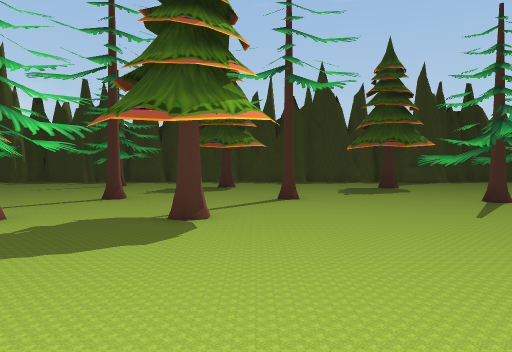
[1] (above)

24 first-person views from a walk through a Unity game level. The camera is 1.35 m above the floor, tilts 2° down and sees 70° across. The floor is counted in squares, 1.44 m on a side. Each view is taken from the middle of a square. On the plan, view 1 faces up. The plan holds only what a view shows up to about 13 squares ahead; the rest is blank. The place goes on beyond the plan. The player character is not drawn. Door leaves are left out, so doorways stand open. Some surface patterns are stand-ins.

[2]
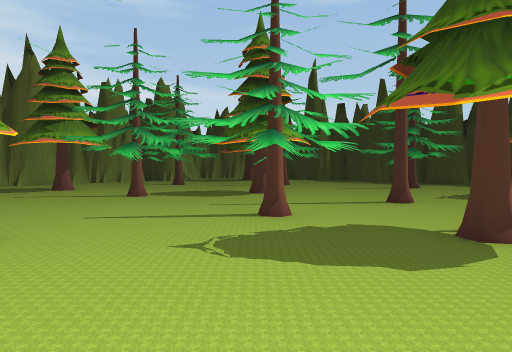

[3]
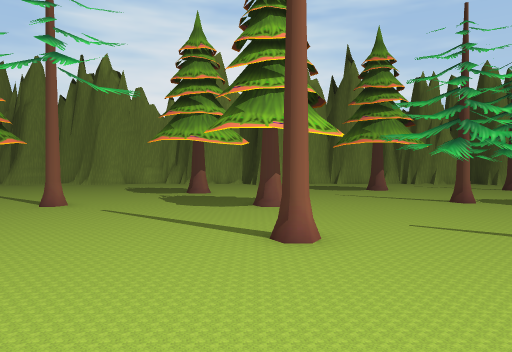

[4]
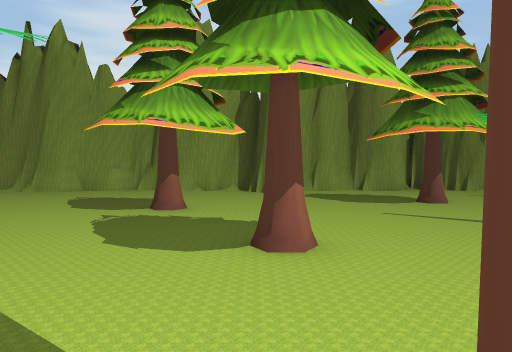

[5]
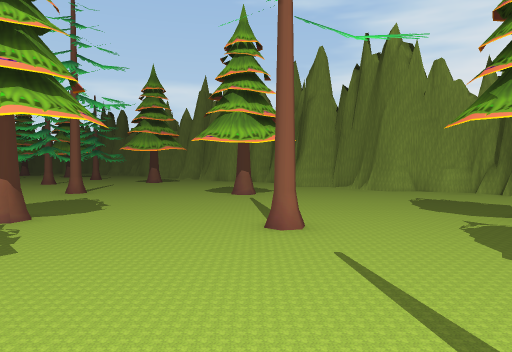

[6]
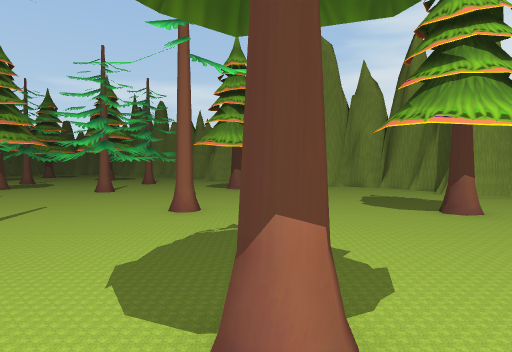

[7]
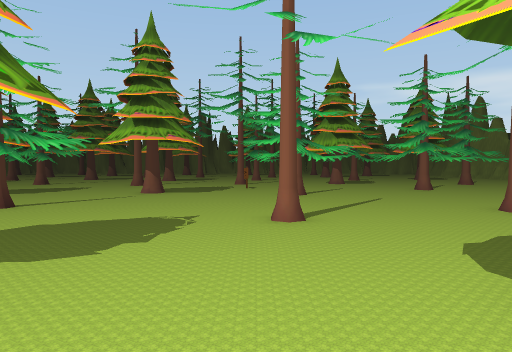

[8]
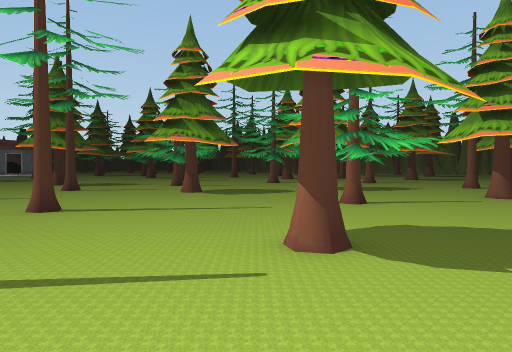

[9]
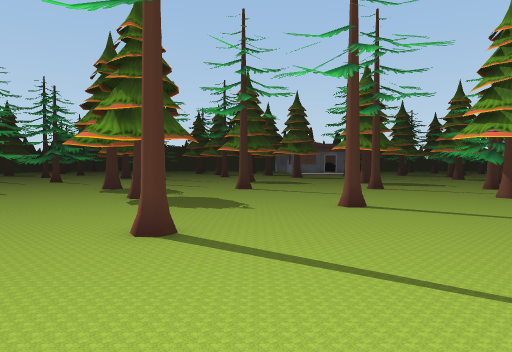

[10]
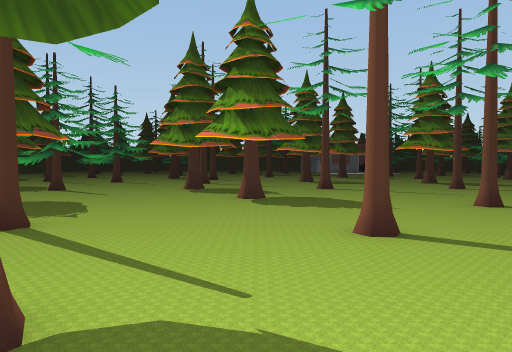

[11]
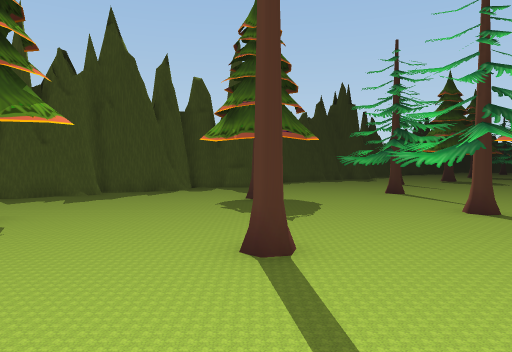

[12]
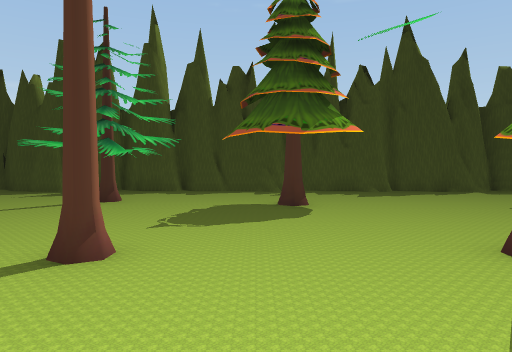

[13]
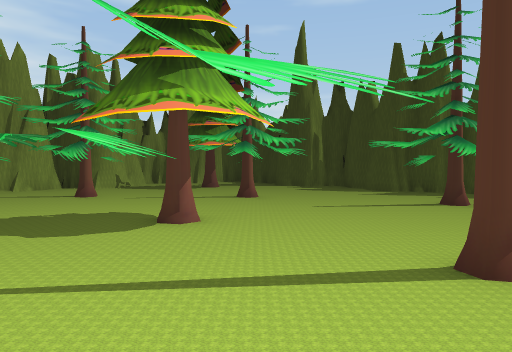

[14]
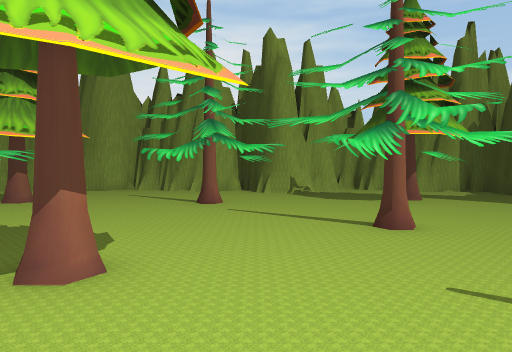

[15]
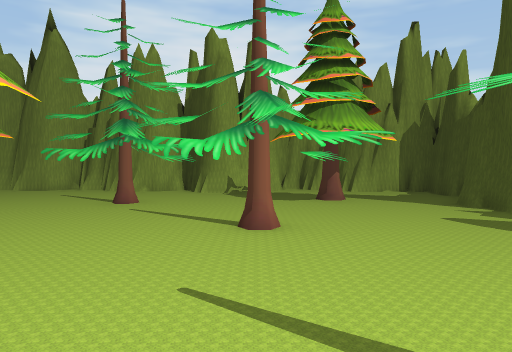

[16]
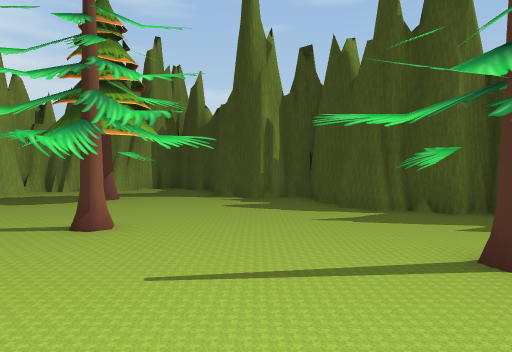

[17]
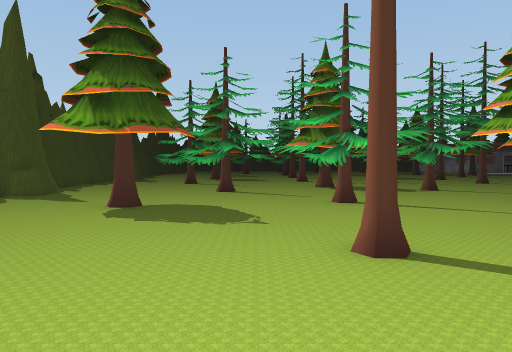

[18]
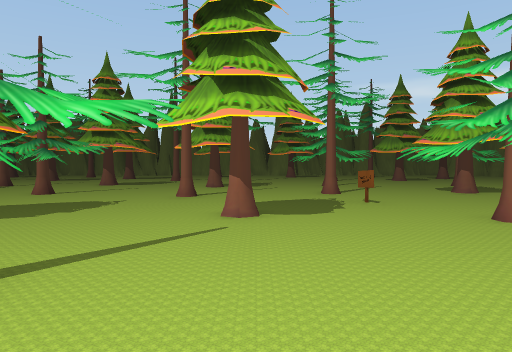

[19]
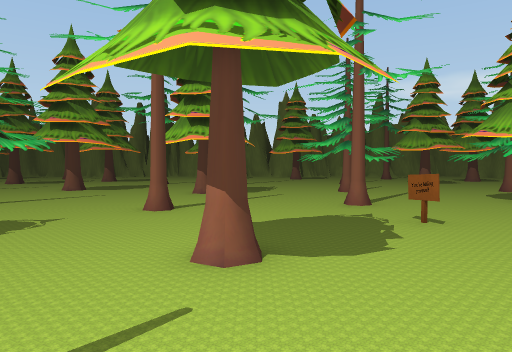

[20]
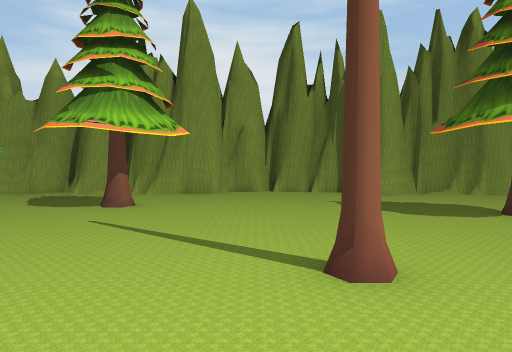

[21]
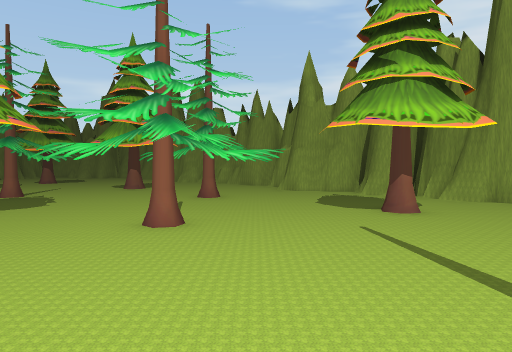

[22]
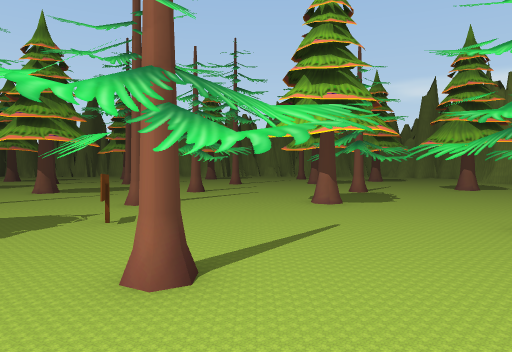

[23]
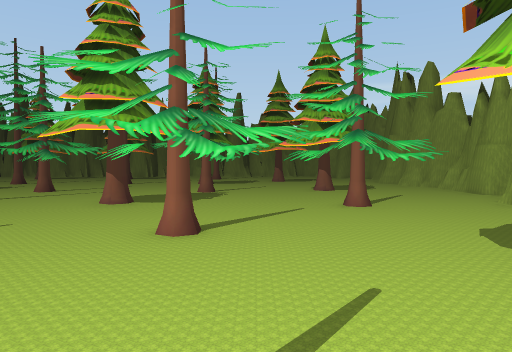

[24]
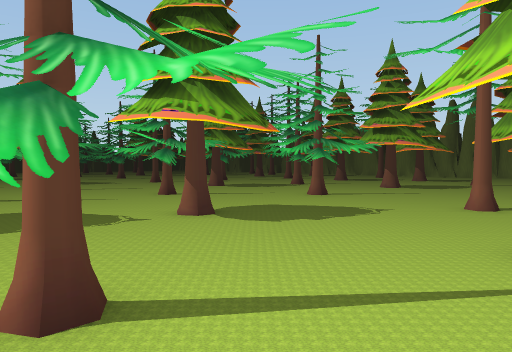

### Floor plan
Key: @ floor where view 1 was taken; # wall or solid block; . floor; = window, fence, low wall or low ledge; O other object.
Columns run from 18 left of view 1 to 10 right of it. Each row starts with its distance up from view 1.
 19 ####  ####################
 18 #....##..##......=....##.###
 17 #........... ................
 16 #..........OOO...............
 15 #..#....O...OO...............
 14 #..... OO....OO..#.....#... .
 13 ##.....OO.................OOO
 12 ##......OO................OO
 11 ##.OOO......................O
 10 #..OO.........O....O...OOO...
  9 #....OO...#............OO....
  8 #.......................O ...
  7 #......OOO..OOO.......... .
  6 #......OO....O...#.........OO
  5 #...#....O....OO...........OO
  4 #.....................   ...O
  3 #............................
  2 ##..................O........
  1 ##.......#..O................
  0 #............... .@.........
 -1 #....#.......... ............
 -2 #............. . ........#...
 -3 #.............   ............
 -4 #........O...    ...O........
 -5 #............ .. ...........O
 -6 ##............  .............
 -7 ##..........#..........O.....
 -8 #....#...........#...........
 -9 ##..........................O
-10 ##...........................
-11 #............O....  .........
-12 #........O........OOO....#.OO
-13 #...................O......OO
-14 #............O......O .....
-15 #...........OO.............
-16 #...#...O....O.........#...O.
-17 #......OOO...OO..#........OO.
-18 #.......O..................O.
-19 #........O....O............O
-20 #...OO................OOO...
-21 ##..OO.........O...O...O...
-22 #....OO...#.............OO
-23 #.........................
-24 #......OOO...OOO..........
-25 #.......OO...OO....#......
-26 #....#.. OO..  O... ...#..

Positions as (right, up) in squares from view 1, and headings:
1: (0, 0), facing up
2: (0, 1), facing up-left
3: (-1, 1), facing left
4: (-5, 1), facing left
5: (-5, 0), facing down-left
6: (-5, -6), facing down-left
7: (-4, -5), facing down
8: (-3, -5), facing down-right
9: (-3, -5), facing right
10: (-3, -2), facing right
11: (-2, 7), facing up-right
12: (-2, 6), facing up
13: (-3, 6), facing up-left
14: (-5, 11), facing left
15: (-5, 13), facing left
16: (-5, 11), facing up-left
17: (-3, 11), facing right
18: (-1, -10), facing down
19: (-1, -13), facing down
20: (-6, -13), facing left
21: (-7, -13), facing down-left
22: (-6, -13), facing down
23: (-11, -13), facing down
24: (-1, -12), facing down-right
